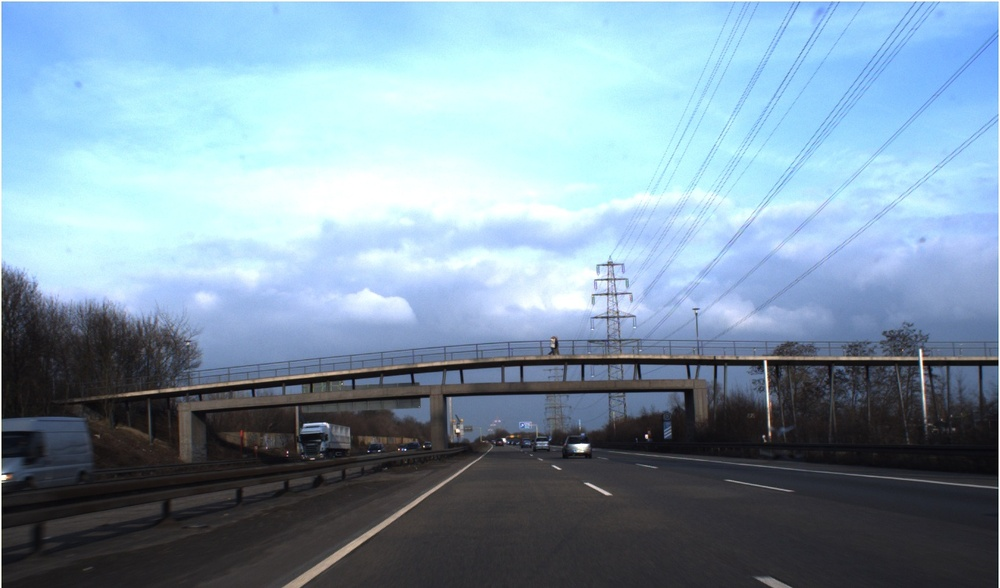
#> input picture Dataset_images/00000.jpg, 1000 x 588 px, shrunk from 1360 x 800 before the run; its folder holds only this picture in this run
$ jupyter execute creaRecortes.ipynb
#> lines starting #> are read from the running program, lines starting #| are printed output that depends on the picture
[cell 1]
import cv2
import numpy as np
import os
import pathlib

[cell 2]
def creaRecortes(recortesPorImagen,delete = 'yes'):
#> called with recortesPorImagen = 5, delete = 'yes'
    nRecorte = 0
    ruta = 'Dataset_images/'

    for i,im_path in enumerate(os.listdir(ruta)):
        imagen = cv2.imread(ruta+im_path, 0)
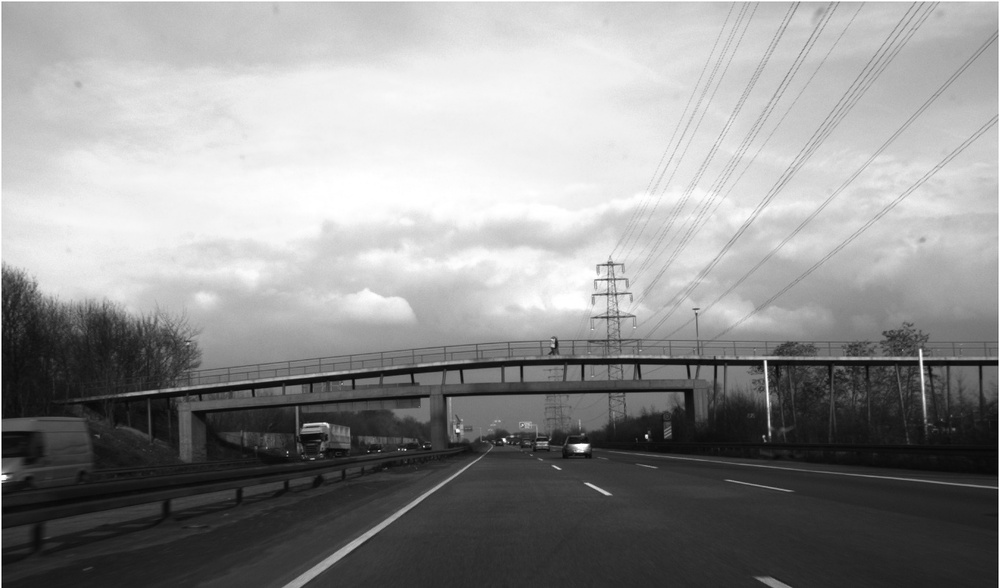
#> imagen: shape (588, 1000); min 0, max 255, mean 144.7
        for j in range(0,5):
            f,c = imagen.shape #800 y 1360
            rf = np.random.randint(f-99) #Valor aleatorio de fila
            rc = np.random.randint(c-99) #Valor aleatorio de columna

            # rf,rc es el píxel inicial del recorte
            recorte = imagen[rf:rf+100, rc:rc+100]
            pathlib.Path('cropped_images/').mkdir(parents=True, exist_ok=True)
            cv2.imwrite('cropped_images/' + str(nRecorte) + '.jpg', recorte)
            nRecorte += 1
#> this loop made 5 passes
#> pass 1, in creaRecortes, `recorte = imagen[rf:rf+100, rc:rc+100]`:
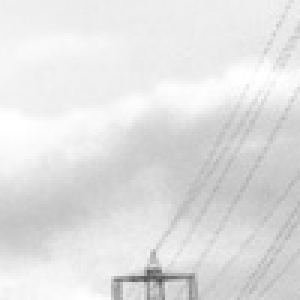
#> recorte: shape (100, 100) (shown 3 times larger); min 82, max 255, mean 225.4
#> pass 2, in creaRecortes, `recorte = imagen[rf:rf+100, rc:rc+100]`:
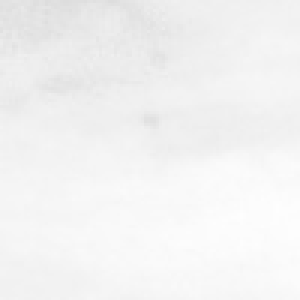
#> recorte: shape (100, 100) (shown 3 times larger); min 221, max 254, mean 242.4
#> pass 3, in creaRecortes, `recorte = imagen[rf:rf+100, rc:rc+100]`:
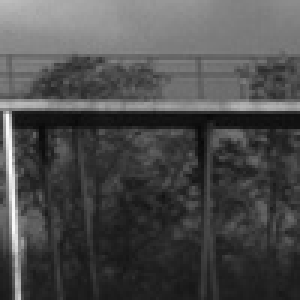
#> recorte: shape (100, 100) (shown 3 times larger); min 8, max 255, mean 76.1
#> after the loop, nRecorte = 5

$ run again, on Dataset_images/00004.jpg
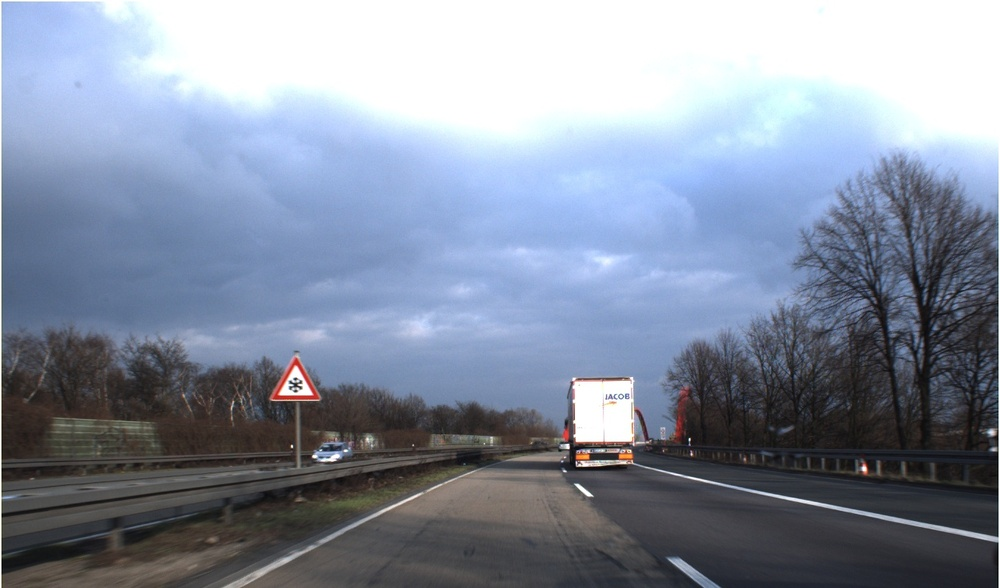
#> input picture Dataset_images/00004.jpg, 1000 x 588 px, shrunk from 1360 x 800 before the run
#> in creaRecortes, `imagen = cv2.imread(ruta+im_path, 0)`:
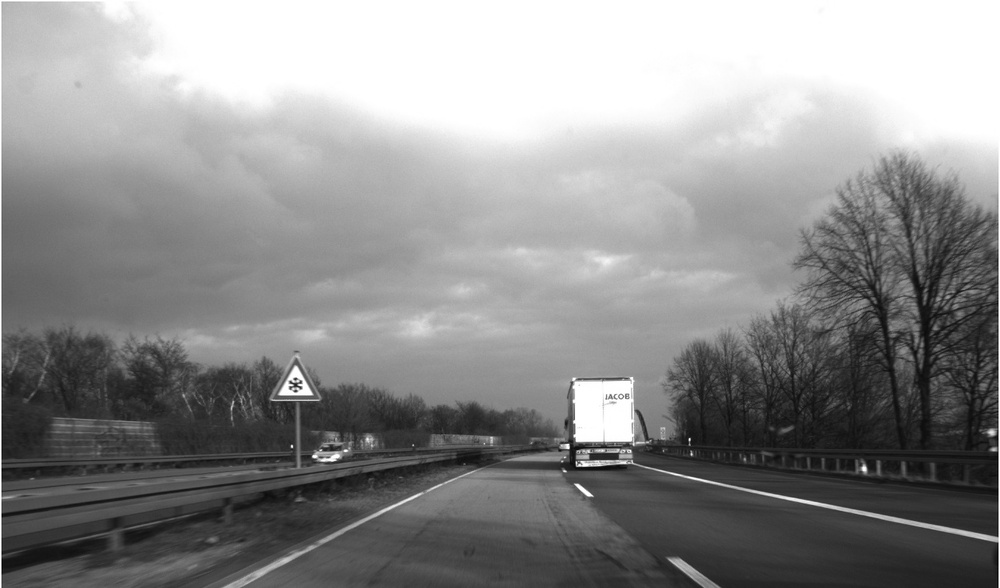
#> imagen: shape (588, 1000); min 0, max 255, mean 141.5
#> the loop in creaRecortes, `for j in range(0,5):` made 5 passes
#> pass 3, in creaRecortes, `recorte = imagen[rf:rf+100, rc:rc+100]`:
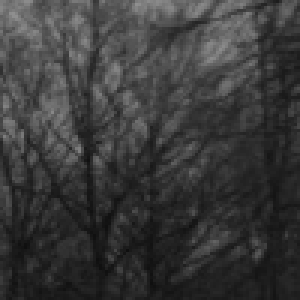
#> recorte: shape (100, 100) (shown 3 times larger); min 15, max 143, mean 57.9
#> after the loop in creaRecortes, `for j in range(0,5):`: nRecorte = 5

$ run again, on Dataset_images/00005.jpg
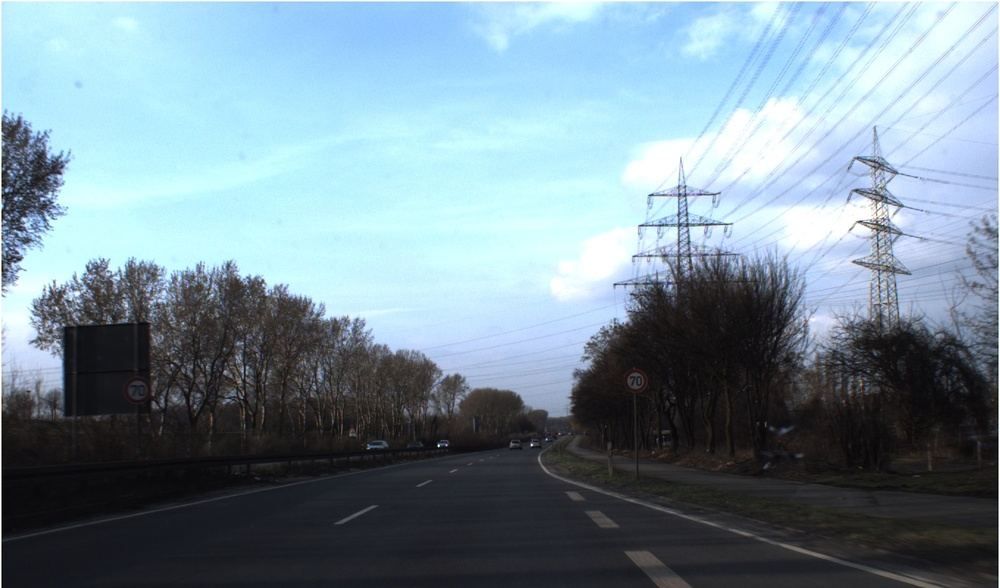
#> input picture Dataset_images/00005.jpg, 1000 x 588 px, shrunk from 1360 x 800 before the run
#> in creaRecortes, `imagen = cv2.imread(ruta+im_path, 0)`:
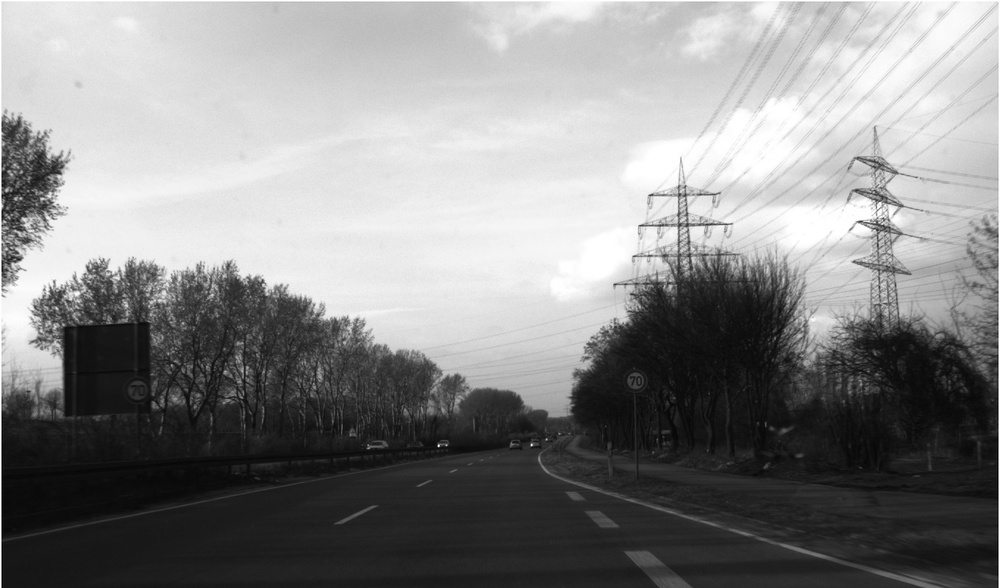
#> imagen: shape (588, 1000); min 0, max 255, mean 135.4
#> the loop in creaRecortes, `for j in range(0,5):` made 5 passes
#> pass 3, in creaRecortes, `recorte = imagen[rf:rf+100, rc:rc+100]`:
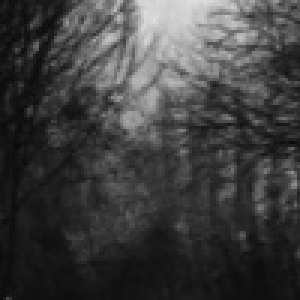
#> recorte: shape (100, 100) (shown 3 times larger); min 8, max 224, mean 62.6
#> after the loop in creaRecortes, `for j in range(0,5):`: nRecorte = 5

$ run again, on Dataset_images/00006.jpg
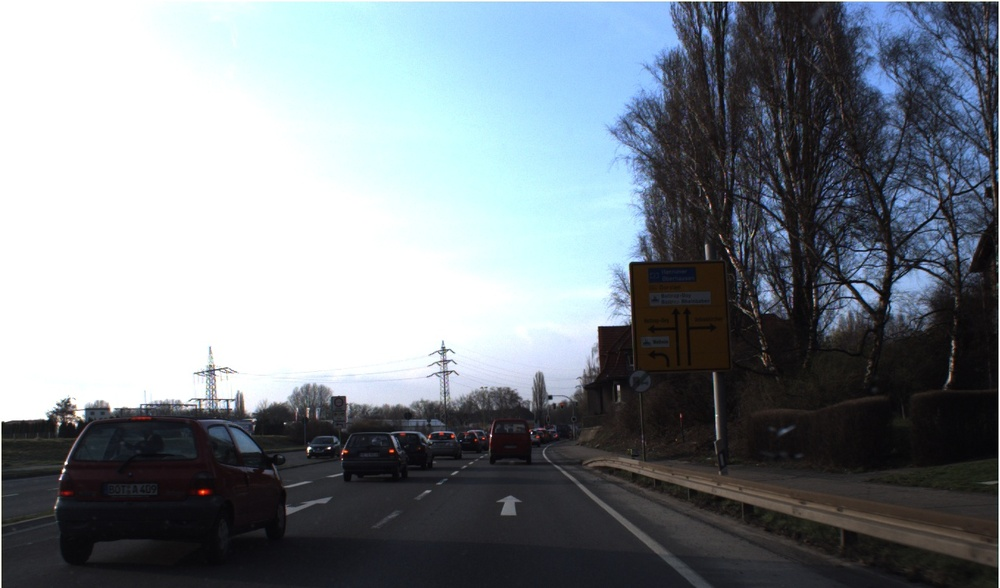
#> input picture Dataset_images/00006.jpg, 1000 x 588 px, shrunk from 1360 x 800 before the run
#> the loop in creaRecortes, `for j in range(0,5):` made 5 passes
#> pass 1, in creaRecortes, `recorte = imagen[rf:rf+100, rc:rc+100]`:
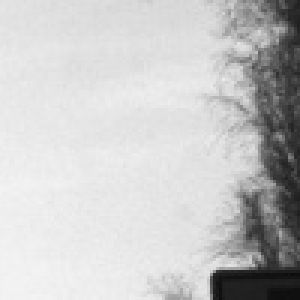
#> recorte: shape (100, 100) (shown 3 times larger); min 11, max 243, mean 199
#> pass 3, in creaRecortes, `recorte = imagen[rf:rf+100, rc:rc+100]`:
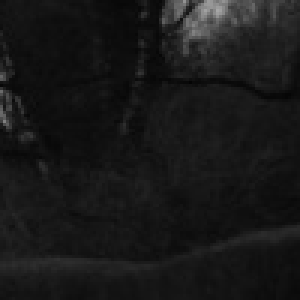
#> recorte: shape (100, 100) (shown 3 times larger); min 4, max 167, mean 24.3
#> after the loop in creaRecortes, `for j in range(0,5):`: nRecorte = 5

$ run again, on Dataset_images/00001.jpg
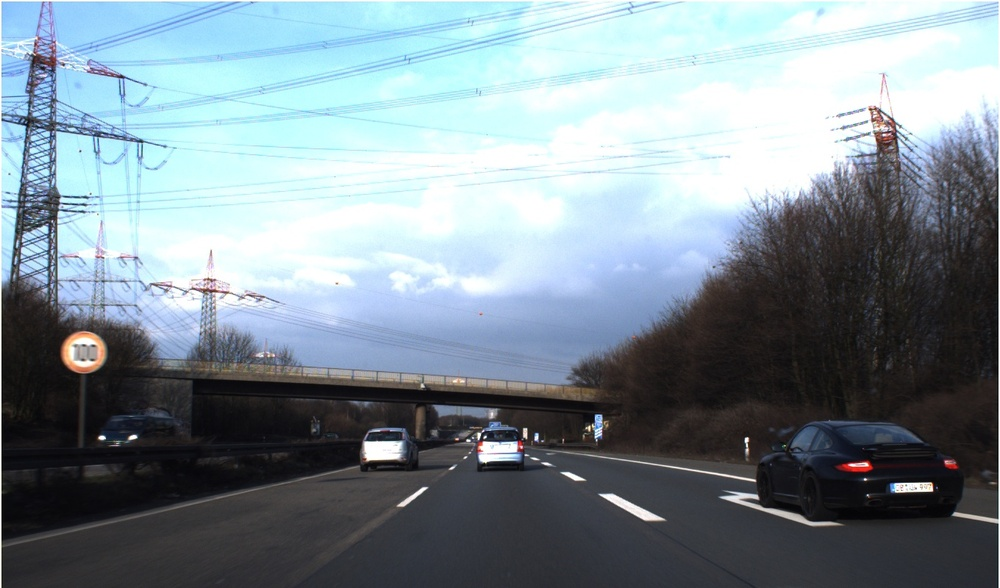
#> input picture Dataset_images/00001.jpg, 1000 x 588 px, shrunk from 1360 x 800 before the run
#> the loop in creaRecortes, `for j in range(0,5):` made 5 passes
#> pass 3, in creaRecortes, `recorte = imagen[rf:rf+100, rc:rc+100]`:
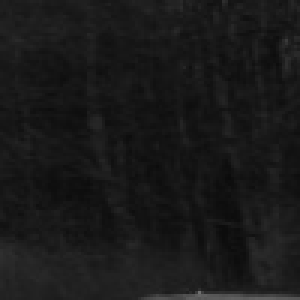
#> recorte: shape (100, 100) (shown 3 times larger); min 11, max 110, mean 25.2
#> after the loop in creaRecortes, `for j in range(0,5):`: nRecorte = 5
